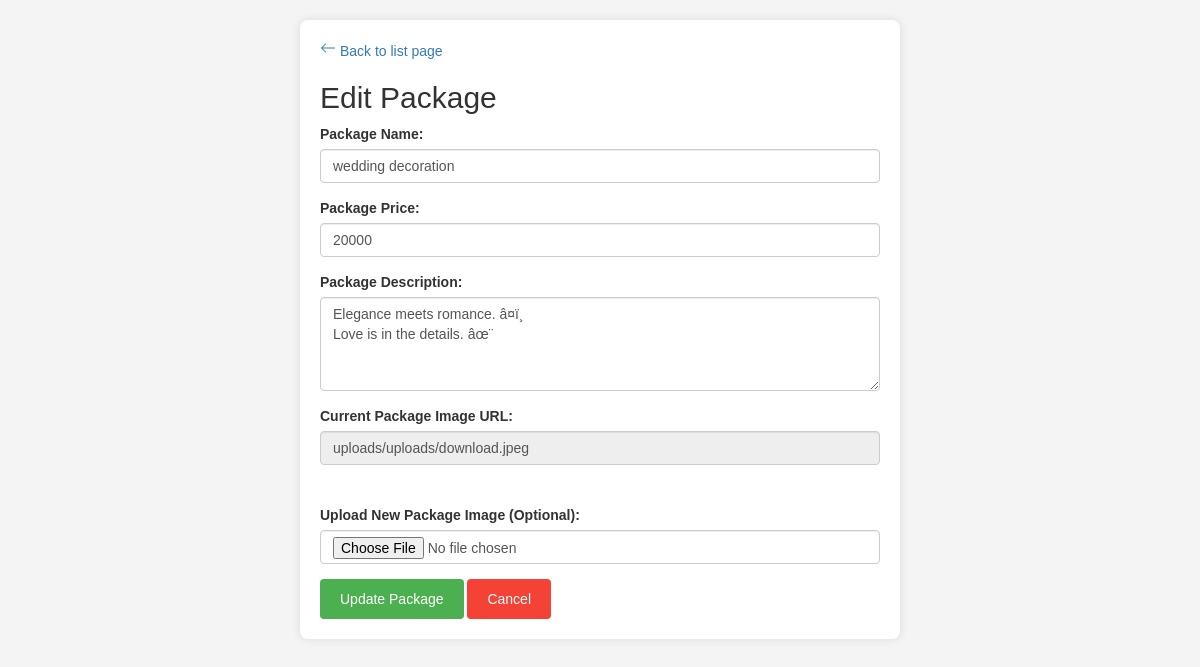
The page /edit.php?id=1 on the database its author committed.
### tables this page shows
CREATE TABLE IF NOT EXISTS `package` (
  `package_name` varchar(200) NOT NULL,
  `package_price` varchar(200) NOT NULL,
  `package_description` text NOT NULL,
  `id` int(11) NOT NULL AUTO_INCREMENT,
  `package_image` varchar(100) NOT NULL,
  PRIMARY KEY (`id`)
);

### edit.php (the view, shortened to what this page needs)
<?php
include 'insert.php';
$id = intval($_GET['id']);
$sql = "SELECT package_name, package_price, package_description, package_image FROM package WHERE id = ?";
$stmt = $conn->prepare($sql);
$stmt->bind_param("i", $id);
$stmt->execute();
$result = $stmt->get_result();
$row = $result->fetch_assoc();
?>
    <!DOCTYPE html>
    <html lang="en">
    <head>
        <link rel="stylesheet" href="https://maxcdn.bootstrapcdn.com/bootstrap/3.4.1/css/bootstrap.min.css">
    </head>
    <body>
        <div class="container">
        <a href="list.php" class="back-list">
            <svg xmlns="http://www.w3.org/2000/svg" width="16" height="16" fill="currentColor" viewBox="0 0 16 16">
        <path fill-rule="evenodd" d="M15 8a.5.5 0 0 1-.5.5H2.707l3.147 3.146a.5.5 0 0 1-.708.708l-4-4a.5.5 0 0 1 0-.708l4-4a.5.5 0 1 1 .708.708L2.707 7.5H14.5A.5.5 0 0 1 15 8z"/>
    </svg> Back to list page
        </a>
            <h2>Edit Package</h2>
            <form action="#" method="POST" enctype="multipart/form-data">
                <div class="form-group">
                    <label for="package_name">Package Name:</label>
                    <input type="text" class="form-control" id="package_name" name="package_name" value="<?php echo htmlspecialchars($row['package_name']); ?>" required>
                </div>
                <div class="form-group">
                    <label for="package_price">Package Price:</label>
                    <input type="text" class="form-control" id="package_price" name="package_price" value="<?php echo htmlspecialchars($row['package_price']); ?>" required>
                </div>
                <div class="form-group">
                    <label for="package_description">Package Description:</label>
                    <textarea class="form-control" id="package_description" name="package_description" rows="4" required><?php echo htmlspecialchars($row['package_description']); ?></textarea>
                </div>
                <div class="form-group">
                    <label for="package_image_url">Current Package Image URL:</label>
                    <input type="text" class="form-control" id="package_image_url" name="package_image_url" value="uploads/<?php echo htmlspecialchars($row['package_image']); ?>" readonly>
                    <br><br>
                    <label for="package_image">Upload New Package Image (Optional):</label>
                    <input type="file" class="form-control" id="package_image" name="package_image" accept="image/*">
                </div>
                <button type="submit" class="btn btn-primary">Update Package</button>
                <a href="list1.php" class="btn btn-secondary">Cancel</a>
            </form>
        </div>
    </body>
    </html>

### edit.php (style rules this page uses)
body { font-family: Arial, sans-serif; margin: 20px; background-color: #f4f4f4; }
.container { max-width: 600px; margin: auto; background: white; padding: 20px; border-radius: 8px; box-shadow: 0 0 10px rgba(0, 0, 0, 0.1); }
.form-group { margin-bottom: 15px; }
.form-control { border-radius: 4px; }
.btn { padding: 10px 20px; border-radius: 4px; }
.btn-primary { background-color: #4CAF50; border: none; color: white; }
.btn-secondary { background-color: #f44336; border: none; color: white; }

### rows shown on the page
package: package_name "wedding decoration", package_price "20000", package_description "Elegance meets romance. â¤ï¸ Love is in the details. âœ¨", package_image_url "uploads/uploads/download.jpeg"
